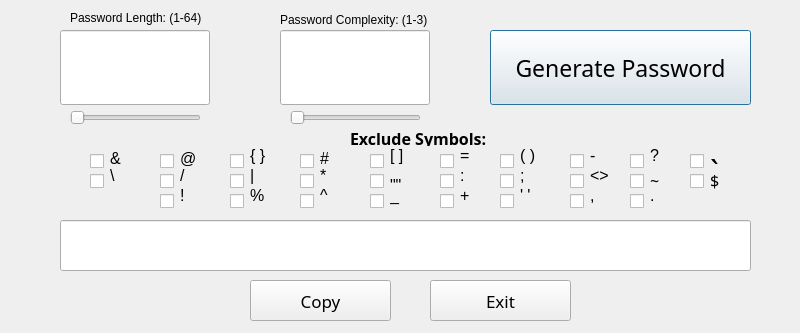
<?xml version="1.0" encoding="UTF-8"?>
<ui version="4.0">
 <class>PasswordGenerator</class>
 <widget class="QDialog" name="PasswordGenerator">
  <property name="geometry">
   <rect>
    <x>0</x>
    <y>0</y>
    <width>800</width>
    <height>333</height>
   </rect>
  </property>
  <property name="windowTitle">
   <string>Dialog</string>
  </property>
  <widget class="QLineEdit" name="PassLength">
   <property name="geometry">
    <rect>
     <x>60</x>
     <y>30</y>
     <width>150</width>
     <height>75</height>
    </rect>
   </property>
   <property name="font">
    <font>
     <family>Yu Gothic Medium</family>
     <pointsize>20</pointsize>
     <kerning>false</kerning>
    </font>
   </property>
   <property name="text">
    <string/>
   </property>
   <property name="alignment">
    <set>Qt::AlignmentFlag::AlignCenter</set>
   </property>
   <property name="readOnly">
    <bool>true</bool>
   </property>
  </widget>
  <widget class="QLabel" name="PassLengthLabel">
   <property name="geometry">
    <rect>
     <x>70</x>
     <y>10</y>
     <width>131</width>
     <height>16</height>
    </rect>
   </property>
   <property name="text">
    <string>Password Length: (1-64)</string>
   </property>
  </widget>
  <widget class="QLineEdit" name="PassComp">
   <property name="geometry">
    <rect>
     <x>280</x>
     <y>30</y>
     <width>150</width>
     <height>75</height>
    </rect>
   </property>
   <property name="font">
    <font>
     <family>Yu Gothic Medium</family>
     <pointsize>20</pointsize>
     <kerning>false</kerning>
    </font>
   </property>
   <property name="text">
    <string/>
   </property>
   <property name="alignment">
    <set>Qt::AlignmentFlag::AlignCenter</set>
   </property>
   <property name="readOnly">
    <bool>true</bool>
   </property>
  </widget>
  <widget class="QLabel" name="PassCompLabel">
   <property name="geometry">
    <rect>
     <x>280</x>
     <y>10</y>
     <width>161</width>
     <height>20</height>
    </rect>
   </property>
   <property name="text">
    <string>Password Complexity: (1-3)</string>
   </property>
  </widget>
  <widget class="QPushButton" name="GenPass">
   <property name="geometry">
    <rect>
     <x>490</x>
     <y>30</y>
     <width>261</width>
     <height>75</height>
    </rect>
   </property>
   <property name="font">
    <font>
     <family>Yu Gothic Medium</family>
     <pointsize>17</pointsize>
    </font>
   </property>
   <property name="text">
    <string>Generate Password</string>
   </property>
  </widget>
  <widget class="QSlider" name="PassLengthSlider">
   <property name="geometry">
    <rect>
     <x>70</x>
     <y>110</y>
     <width>131</width>
     <height>16</height>
    </rect>
   </property>
   <property name="minimum">
    <number>1</number>
   </property>
   <property name="maximum">
    <number>64</number>
   </property>
   <property name="orientation">
    <enum>Qt::Orientation::Horizontal</enum>
   </property>
  </widget>
  <widget class="QSlider" name="PassCompSlider">
   <property name="geometry">
    <rect>
     <x>290</x>
     <y>110</y>
     <width>131</width>
     <height>16</height>
    </rect>
   </property>
   <property name="minimum">
    <number>1</number>
   </property>
   <property name="maximum">
    <number>3</number>
   </property>
   <property name="pageStep">
    <number>10</number>
   </property>
   <property name="orientation">
    <enum>Qt::Orientation::Horizontal</enum>
   </property>
  </widget>
  <widget class="QLineEdit" name="GeneratedPassLabel">
   <property name="geometry">
    <rect>
     <x>60</x>
     <y>220</y>
     <width>691</width>
     <height>51</height>
    </rect>
   </property>
   <property name="font">
    <font>
     <family>Bahnschrift Light</family>
     <pointsize>13</pointsize>
    </font>
   </property>
   <property name="text">
    <string/>
   </property>
   <property name="alignment">
    <set>Qt::AlignmentFlag::AlignCenter</set>
   </property>
   <property name="readOnly">
    <bool>true</bool>
   </property>
  </widget>
  <widget class="QPushButton" name="CopyButton">
   <property name="geometry">
    <rect>
     <x>250</x>
     <y>280</y>
     <width>141</width>
     <height>41</height>
    </rect>
   </property>
   <property name="font">
    <font>
     <family>Bahnschrift Light</family>
     <pointsize>13</pointsize>
    </font>
   </property>
   <property name="text">
    <string>Copy</string>
   </property>
  </widget>
  <widget class="QWidget" name="excludeChar" native="true">
   <property name="geometry">
    <rect>
     <x>80</x>
     <y>130</y>
     <width>691</width>
     <height>81</height>
    </rect>
   </property>
   <property name="font">
    <font>
     <pointsize>12</pointsize>
    </font>
   </property>
   <widget class="QLabel" name="label">
    <property name="geometry">
     <rect>
      <x>270</x>
      <y>0</y>
      <width>141</width>
      <height>16</height>
     </rect>
    </property>
    <property name="font">
     <font>
      <family>Yu Gothic Medium</family>
      <pointsize>12</pointsize>
      <bold>true</bold>
     </font>
    </property>
    <property name="text">
     <string>Exclude Symbols:</string>
    </property>
   </widget>
   <widget class="QCheckBox" name="checkBox_2">
    <property name="geometry">
     <rect>
      <x>80</x>
      <y>20</y>
      <width>16</width>
      <height>22</height>
     </rect>
    </property>
    <property name="text">
     <string notr="true">&amp;</string>
    </property>
   </widget>
   <widget class="QCheckBox" name="checkBox_3">
    <property name="geometry">
     <rect>
      <x>150</x>
      <y>20</y>
      <width>16</width>
      <height>22</height>
     </rect>
    </property>
    <property name="text">
     <string notr="true">&amp;</string>
    </property>
   </widget>
   <widget class="QLabel" name="label_2">
    <property name="geometry">
     <rect>
      <x>30</x>
      <y>20</y>
      <width>16</width>
      <height>16</height>
     </rect>
    </property>
    <property name="text">
     <string>&amp;</string>
    </property>
   </widget>
   <widget class="QLabel" name="label_3">
    <property name="geometry">
     <rect>
      <x>100</x>
      <y>20</y>
      <width>16</width>
      <height>16</height>
     </rect>
    </property>
    <property name="text">
     <string>@</string>
    </property>
   </widget>
   <widget class="QLabel" name="label_4">
    <property name="geometry">
     <rect>
      <x>170</x>
      <y>10</y>
      <width>16</width>
      <height>31</height>
     </rect>
    </property>
    <property name="text">
     <string>{ }</string>
    </property>
   </widget>
   <widget class="QLabel" name="label_5">
    <property name="geometry">
     <rect>
      <x>240</x>
      <y>20</y>
      <width>16</width>
      <height>16</height>
     </rect>
    </property>
    <property name="text">
     <string>#</string>
    </property>
   </widget>
   <widget class="QCheckBox" name="checkBox_4">
    <property name="geometry">
     <rect>
      <x>220</x>
      <y>20</y>
      <width>16</width>
      <height>22</height>
     </rect>
    </property>
    <property name="text">
     <string notr="true">&amp;</string>
    </property>
   </widget>
   <widget class="QCheckBox" name="checkBox_5">
    <property name="geometry">
     <rect>
      <x>290</x>
      <y>20</y>
      <width>16</width>
      <height>22</height>
     </rect>
    </property>
    <property name="text">
     <string notr="true">&amp;</string>
    </property>
   </widget>
   <widget class="QLabel" name="label_6">
    <property name="geometry">
     <rect>
      <x>310</x>
      <y>10</y>
      <width>16</width>
      <height>31</height>
     </rect>
    </property>
    <property name="text">
     <string>[ ]</string>
    </property>
   </widget>
   <widget class="QCheckBox" name="checkBox_6">
    <property name="geometry">
     <rect>
      <x>360</x>
      <y>20</y>
      <width>16</width>
      <height>22</height>
     </rect>
    </property>
    <property name="text">
     <string>=</string>
    </property>
   </widget>
   <widget class="QLabel" name="label_7">
    <property name="geometry">
     <rect>
      <x>380</x>
      <y>10</y>
      <width>16</width>
      <height>31</height>
     </rect>
    </property>
    <property name="text">
     <string>=</string>
    </property>
   </widget>
   <widget class="QCheckBox" name="checkBox_7">
    <property name="geometry">
     <rect>
      <x>420</x>
      <y>20</y>
      <width>16</width>
      <height>22</height>
     </rect>
    </property>
    <property name="text">
     <string>+</string>
    </property>
   </widget>
   <widget class="QLabel" name="label_8">
    <property name="geometry">
     <rect>
      <x>440</x>
      <y>10</y>
      <width>16</width>
      <height>31</height>
     </rect>
    </property>
    <property name="text">
     <string>( )</string>
    </property>
   </widget>
   <widget class="QCheckBox" name="checkBox_8">
    <property name="geometry">
     <rect>
      <x>490</x>
      <y>20</y>
      <width>16</width>
      <height>22</height>
     </rect>
    </property>
    <property name="text">
     <string notr="true">&amp;</string>
    </property>
   </widget>
   <widget class="QLabel" name="label_9">
    <property name="geometry">
     <rect>
      <x>510</x>
      <y>10</y>
      <width>16</width>
      <height>31</height>
     </rect>
    </property>
    <property name="text">
     <string>-</string>
    </property>
   </widget>
   <widget class="QLabel" name="label_10">
    <property name="geometry">
     <rect>
      <x>570</x>
      <y>10</y>
      <width>16</width>
      <height>31</height>
     </rect>
    </property>
    <property name="text">
     <string>?</string>
    </property>
   </widget>
   <widget class="QCheckBox" name="checkBox_9">
    <property name="geometry">
     <rect>
      <x>550</x>
      <y>20</y>
      <width>16</width>
      <height>22</height>
     </rect>
    </property>
    <property name="text">
     <string notr="true">&amp;</string>
    </property>
   </widget>
   <widget class="QCheckBox" name="checkBox_11">
    <property name="geometry">
     <rect>
      <x>10</x>
      <y>40</y>
      <width>16</width>
      <height>22</height>
     </rect>
    </property>
    <property name="text">
     <string notr="true">&amp;</string>
    </property>
   </widget>
   <widget class="QLabel" name="label_12">
    <property name="geometry">
     <rect>
      <x>30</x>
      <y>30</y>
      <width>16</width>
      <height>31</height>
     </rect>
    </property>
    <property name="text">
     <string>\</string>
    </property>
   </widget>
   <widget class="QLabel" name="label_13">
    <property name="geometry">
     <rect>
      <x>100</x>
      <y>30</y>
      <width>16</width>
      <height>31</height>
     </rect>
    </property>
    <property name="text">
     <string>/</string>
    </property>
   </widget>
   <widget class="QCheckBox" name="checkBox_12">
    <property name="geometry">
     <rect>
      <x>80</x>
      <y>40</y>
      <width>16</width>
      <height>22</height>
     </rect>
    </property>
    <property name="text">
     <string notr="true">&amp;</string>
    </property>
   </widget>
   <widget class="QCheckBox" name="checkBox_13">
    <property name="geometry">
     <rect>
      <x>150</x>
      <y>40</y>
      <width>16</width>
      <height>22</height>
     </rect>
    </property>
    <property name="text">
     <string notr="true">&amp;</string>
    </property>
   </widget>
   <widget class="QLabel" name="label_14">
    <property name="geometry">
     <rect>
      <x>170</x>
      <y>30</y>
      <width>16</width>
      <height>31</height>
     </rect>
    </property>
    <property name="text">
     <string>|</string>
    </property>
   </widget>
   <widget class="QLabel" name="label_15">
    <property name="geometry">
     <rect>
      <x>240</x>
      <y>30</y>
      <width>16</width>
      <height>31</height>
     </rect>
    </property>
    <property name="text">
     <string>*</string>
    </property>
   </widget>
   <widget class="QCheckBox" name="checkBox_14">
    <property name="geometry">
     <rect>
      <x>220</x>
      <y>40</y>
      <width>16</width>
      <height>22</height>
     </rect>
    </property>
    <property name="text">
     <string notr="true">&amp;</string>
    </property>
   </widget>
   <widget class="QLabel" name="label_16">
    <property name="geometry">
     <rect>
      <x>310</x>
      <y>30</y>
      <width>21</width>
      <height>51</height>
     </rect>
    </property>
    <property name="text">
     <string>&quot;&quot;</string>
    </property>
   </widget>
   <widget class="QCheckBox" name="checkBox_15">
    <property name="geometry">
     <rect>
      <x>290</x>
      <y>40</y>
      <width>16</width>
      <height>22</height>
     </rect>
    </property>
    <property name="text">
     <string notr="true">&amp;</string>
    </property>
   </widget>
   <widget class="QCheckBox" name="checkBox_16">
    <property name="geometry">
     <rect>
      <x>360</x>
      <y>40</y>
      <width>16</width>
      <height>22</height>
     </rect>
    </property>
    <property name="text">
     <string notr="true">&amp;</string>
    </property>
   </widget>
   <widget class="QLabel" name="label_17">
    <property name="geometry">
     <rect>
      <x>380</x>
      <y>30</y>
      <width>16</width>
      <height>31</height>
     </rect>
    </property>
    <property name="text">
     <string>:</string>
    </property>
   </widget>
   <widget class="QLabel" name="label_18">
    <property name="geometry">
     <rect>
      <x>440</x>
      <y>30</y>
      <width>16</width>
      <height>31</height>
     </rect>
    </property>
    <property name="text">
     <string>;</string>
    </property>
   </widget>
   <widget class="QCheckBox" name="checkBox_17">
    <property name="geometry">
     <rect>
      <x>420</x>
      <y>40</y>
      <width>16</width>
      <height>22</height>
     </rect>
    </property>
    <property name="text">
     <string notr="true">&amp;</string>
    </property>
   </widget>
   <widget class="QLabel" name="label_19">
    <property name="geometry">
     <rect>
      <x>510</x>
      <y>30</y>
      <width>21</width>
      <height>31</height>
     </rect>
    </property>
    <property name="text">
     <string>&lt;&gt;</string>
    </property>
   </widget>
   <widget class="QCheckBox" name="checkBox_18">
    <property name="geometry">
     <rect>
      <x>490</x>
      <y>40</y>
      <width>16</width>
      <height>22</height>
     </rect>
    </property>
    <property name="text">
     <string notr="true">&amp;</string>
    </property>
   </widget>
   <widget class="QLabel" name="label_20">
    <property name="geometry">
     <rect>
      <x>570</x>
      <y>40</y>
      <width>16</width>
      <height>21</height>
     </rect>
    </property>
    <property name="font">
     <font>
      <family>Yu Gothic Medium</family>
      <pointsize>12</pointsize>
      <bold>false</bold>
     </font>
    </property>
    <property name="text">
     <string>~</string>
    </property>
   </widget>
   <widget class="QCheckBox" name="checkBox_19">
    <property name="geometry">
     <rect>
      <x>550</x>
      <y>40</y>
      <width>16</width>
      <height>22</height>
     </rect>
    </property>
    <property name="text">
     <string notr="true">&amp;</string>
    </property>
   </widget>
   <widget class="QLabel" name="label_21">
    <property name="geometry">
     <rect>
      <x>630</x>
      <y>20</y>
      <width>16</width>
      <height>41</height>
     </rect>
    </property>
    <property name="font">
     <font>
      <family>Yu Gothic Medium</family>
      <pointsize>23</pointsize>
      <italic>false</italic>
      <bold>false</bold>
      <kerning>false</kerning>
     </font>
    </property>
    <property name="text">
     <string>`</string>
    </property>
   </widget>
   <widget class="QCheckBox" name="checkBox_10">
    <property name="geometry">
     <rect>
      <x>610</x>
      <y>20</y>
      <width>16</width>
      <height>22</height>
     </rect>
    </property>
    <property name="text">
     <string notr="true">&amp;</string>
    </property>
   </widget>
   <widget class="QCheckBox" name="checkBox_1">
    <property name="geometry">
     <rect>
      <x>10</x>
      <y>20</y>
      <width>16</width>
      <height>22</height>
     </rect>
    </property>
    <property name="text">
     <string notr="true">&amp;</string>
    </property>
   </widget>
   <widget class="QLabel" name="label_22">
    <property name="geometry">
     <rect>
      <x>630</x>
      <y>40</y>
      <width>16</width>
      <height>21</height>
     </rect>
    </property>
    <property name="font">
     <font>
      <family>Yu Gothic Medium</family>
      <pointsize>12</pointsize>
      <bold>false</bold>
     </font>
    </property>
    <property name="text">
     <string>$</string>
    </property>
   </widget>
   <widget class="QCheckBox" name="checkBox_20">
    <property name="geometry">
     <rect>
      <x>610</x>
      <y>40</y>
      <width>16</width>
      <height>22</height>
     </rect>
    </property>
    <property name="text">
     <string notr="true">&amp;</string>
    </property>
   </widget>
   <widget class="QLabel" name="label_23">
    <property name="geometry">
     <rect>
      <x>100</x>
      <y>50</y>
      <width>16</width>
      <height>31</height>
     </rect>
    </property>
    <property name="text">
     <string>!</string>
    </property>
   </widget>
   <widget class="QCheckBox" name="checkBox_21">
    <property name="geometry">
     <rect>
      <x>80</x>
      <y>60</y>
      <width>16</width>
      <height>22</height>
     </rect>
    </property>
    <property name="text">
     <string notr="true">&amp;</string>
    </property>
   </widget>
   <widget class="QCheckBox" name="checkBox_22">
    <property name="geometry">
     <rect>
      <x>150</x>
      <y>60</y>
      <width>16</width>
      <height>22</height>
     </rect>
    </property>
    <property name="text">
     <string notr="true">&amp;</string>
    </property>
   </widget>
   <widget class="QLabel" name="label_24">
    <property name="geometry">
     <rect>
      <x>170</x>
      <y>50</y>
      <width>16</width>
      <height>31</height>
     </rect>
    </property>
    <property name="text">
     <string>%</string>
    </property>
   </widget>
   <widget class="QLabel" name="label_25">
    <property name="geometry">
     <rect>
      <x>240</x>
      <y>50</y>
      <width>16</width>
      <height>31</height>
     </rect>
    </property>
    <property name="text">
     <string>^</string>
    </property>
   </widget>
   <widget class="QCheckBox" name="checkBox_23">
    <property name="geometry">
     <rect>
      <x>220</x>
      <y>60</y>
      <width>16</width>
      <height>22</height>
     </rect>
    </property>
    <property name="text">
     <string notr="true">&amp;</string>
    </property>
   </widget>
   <widget class="QLabel" name="label_26">
    <property name="geometry">
     <rect>
      <x>310</x>
      <y>50</y>
      <width>16</width>
      <height>31</height>
     </rect>
    </property>
    <property name="text">
     <string>_</string>
    </property>
   </widget>
   <widget class="QCheckBox" name="checkBox_24">
    <property name="geometry">
     <rect>
      <x>290</x>
      <y>60</y>
      <width>16</width>
      <height>22</height>
     </rect>
    </property>
    <property name="text">
     <string notr="true">&amp;</string>
    </property>
   </widget>
   <widget class="QLabel" name="label_27">
    <property name="geometry">
     <rect>
      <x>380</x>
      <y>50</y>
      <width>16</width>
      <height>31</height>
     </rect>
    </property>
    <property name="text">
     <string>+</string>
    </property>
   </widget>
   <widget class="QCheckBox" name="checkBox_25">
    <property name="geometry">
     <rect>
      <x>360</x>
      <y>60</y>
      <width>16</width>
      <height>22</height>
     </rect>
    </property>
    <property name="text">
     <string notr="true">&amp;</string>
    </property>
   </widget>
   <widget class="QLabel" name="label_28">
    <property name="geometry">
     <rect>
      <x>440</x>
      <y>50</y>
      <width>16</width>
      <height>31</height>
     </rect>
    </property>
    <property name="text">
     <string>' '</string>
    </property>
   </widget>
   <widget class="QCheckBox" name="checkBox_26">
    <property name="geometry">
     <rect>
      <x>420</x>
      <y>60</y>
      <width>16</width>
      <height>22</height>
     </rect>
    </property>
    <property name="text">
     <string notr="true">&amp;</string>
    </property>
   </widget>
   <widget class="QLabel" name="label_29">
    <property name="geometry">
     <rect>
      <x>510</x>
      <y>50</y>
      <width>16</width>
      <height>31</height>
     </rect>
    </property>
    <property name="text">
     <string>,</string>
    </property>
   </widget>
   <widget class="QCheckBox" name="checkBox_27">
    <property name="geometry">
     <rect>
      <x>490</x>
      <y>60</y>
      <width>16</width>
      <height>22</height>
     </rect>
    </property>
    <property name="text">
     <string notr="true">&amp;</string>
    </property>
   </widget>
   <widget class="QLabel" name="label_30">
    <property name="geometry">
     <rect>
      <x>570</x>
      <y>50</y>
      <width>16</width>
      <height>31</height>
     </rect>
    </property>
    <property name="text">
     <string>.</string>
    </property>
   </widget>
   <widget class="QCheckBox" name="checkBox_28">
    <property name="geometry">
     <rect>
      <x>550</x>
      <y>60</y>
      <width>16</width>
      <height>22</height>
     </rect>
    </property>
    <property name="text">
     <string notr="true">&amp;</string>
    </property>
   </widget>
  </widget>
  <widget class="QPushButton" name="exitButton">
   <property name="geometry">
    <rect>
     <x>430</x>
     <y>280</y>
     <width>141</width>
     <height>41</height>
    </rect>
   </property>
   <property name="font">
    <font>
     <family>Bahnschrift Light</family>
     <pointsize>13</pointsize>
    </font>
   </property>
   <property name="text">
    <string>Exit</string>
   </property>
  </widget>
 </widget>
 <resources/>
 <connections/>
</ui>
